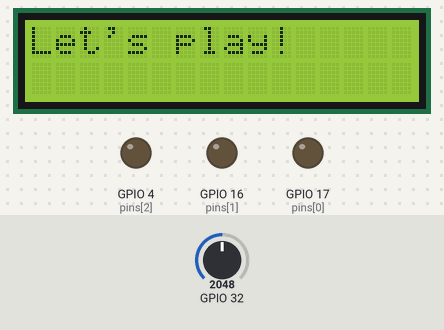
The sketch below on a simulated ESP32. Shown: 16×2 character LCD, output pins drawn as LEDs (lit = HIGH). The test bench sets the inputs (shaded band); at power-on: GPIO 32 = 2048. Random numbers use the default seed unless the sketch sets one; what the sketch prints to the serial monitor is not drawn.

Above: at 0.1 s.
At 3.1 s:
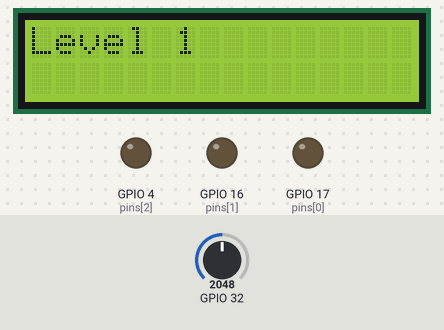
At 10.7 s:
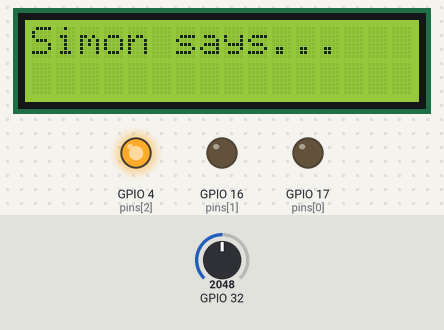
At 18.0 s:
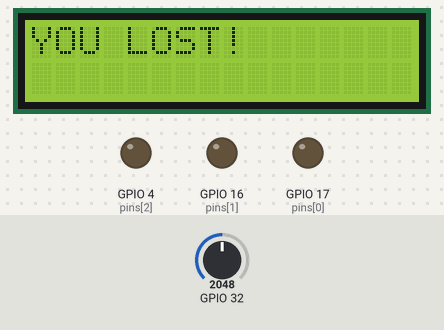
At 36.2 s:
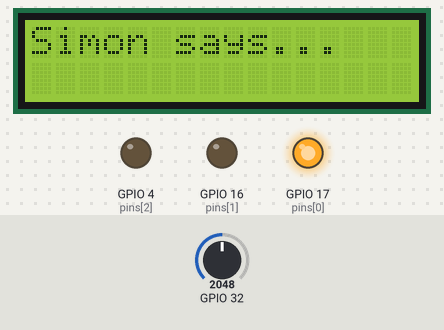
At 39.86 s:
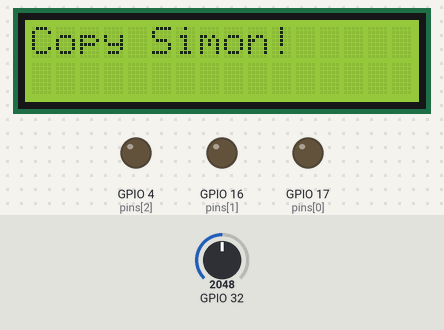
Timing chart, 0 to 40.0 s (numbered marks = the images above):
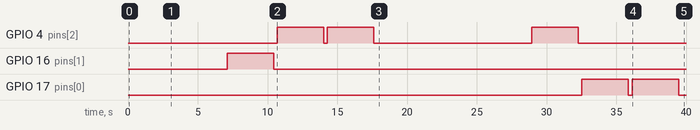

Measured:
- by itself, GPIO 4 (pins[2]): goes HIGH 3.3 s, LOW 0.27 s, HIGH 3.3 s, LOW 11.3 s, HIGH 3.3 s, then LOW
- by itself, GPIO 16 (pins[1]): LOW → HIGH at 7.1 s, → LOW 3.3 s later
- by itself, GPIO 17 (pins[0]): LOW → HIGH at 32.5 s, → LOW 3.3 s later, → HIGH 0.27 s later, → LOW 3.3 s later, … (4 changes in this stretch)
- what the display in image 1 shows lasts 4.0 s, from 3.1 s to 7.1 s
- what the display in image 2 shows lasts 10.8 s, from 7.1 s to 17.9 s
- what the display in image 3 shows lasts 7.0 s, from 17.9 s to 24.9 s

The sketch:

SimonSaysCode.ino
```cpp
#include <Wire.h>
#include <LiquidCrystal_I2C.h>

int pin1, pin2; //Used to map LEDS through Pin connections
int maxlevel = 6;
int maxseconds = 4000;
int secondperlabel = 4000/6;

/*
Basic outline of game:

- There are 7 levels, it goes faster each time, and adds one more light it shows
- User has unlimited time to press after the sequence has been shown

*/

// Initialize the LCD with I2C address 0x27 (common for many LCDs), and set the SDA and SCL pins
LiquidCrystal_I2C lcd(0x27, 16, 2);  // Change the address to match your LCD if needed

// NOTE: path corresponds to the GPIO pins attached to the LED
int pins[3] = {17,16,4}; // 17: PATH 0, 16: PATH 1, 4: PATH 2

// 'Start' and 'end' pin attachments to LED
int start[6]= {0,0,2,1,1,2};
int end[6]={1,2,0,2,0,1};


void reset() {
  for (int i = 0; i < 3; i++) {
    pinMode(pins[i], OUTPUT);  // Set all pins as OUTPUT initially
    digitalWrite(pins[i], LOW);  // Ensure all LEDs are off initially
  }
}

// Flashes LED
void flash (int startpath, int endpath){
  for (int i = 0; i< 3; i++){
    if (i == startpath){
      digitalWrite(pins[startpath], HIGH);
    }
    if (i == endpath){
      digitalWrite(pins[endpath], LOW);
    }
    if (i != startpath && i!= endpath){
      pinMode(pins[i], INPUT);
    }
  }
}

// Generates two random numbers (that correspond to GPIO pins, that is then mapped to LED)
void generaterandompins(){
  //Generate two random numbers (they can not be the same)
  pin1 = random(0,3);
  pin2 = pin1;
  while (pin2== pin1){
    pin2= random(0,3);
  }

}

void printpins(){
  // Print both pin values
  Serial.print("Pin 1: ");
  Serial.print(pin1);   // Print value of pin1
  Serial.print(", Pin 2: ");
  Serial.println(pin2); // Print value of pin2 with a newline at the end
}

// Uses Analog pin to determine corresponding button pressed
int waitforcorrectbutton(int expectedPin){
  expectedPin++;
  //you can take however long you want, as long as the buttons are pressed in the correct order

  while (true){
    int rawValue = analogRead(32); // Read the analog pin
    float voltage = rawValue * (3.3 / 4095.0);// Convert to voltage

    // Map voltage ranges to specific buttons
    if (voltage > 0.02 && voltage < 0.1) {
      Serial.print("Voltage: ");
      Serial.println(voltage,3); // Print the voltage
      if (expectedPin == 1) {
        return true; // Correct button pressed
      } else {
        return false; // Wrong button pressed
      }
    } else if (voltage > 0.1 && voltage < 0.3) {
      Serial.print("Voltage: ");
      Serial.println(voltage,3); // Print the voltage
      if (expectedPin == 2) {
        return true;
      } else {
        return false;
      }
    } else if (voltage > 0.3 && voltage < 0.8) {
      Serial.print("Voltage: ");
      Serial.println(voltage,3); // Print the voltage
      if (expectedPin == 5) {
        return true;
      } else {
        return false;
      }
    } else if (voltage > 0.8 && voltage < 1.2) {
      Serial.print("Voltage: ");
      Serial.println(voltage,3); // Print the voltage
      if (expectedPin == 3) {
        return true;
      } else {
        return false;
      }
    } else if (voltage > 1.2 && voltage < 1.8) {
      Serial.print("Voltage: ");
      Serial.println(voltage,3); // Print the voltage
      if (expectedPin == 6) {
        return true;
      } else {
        return false;
      }
    } else if (voltage > 1.8) {
      Serial.print("Voltage: ");
      Serial.println(voltage,3); // Print the voltage
      if (expectedPin == 4) {
        return true;
      } else {
        return false;
      }
    }
    delay(10);

  }
}

// Based on the GPIO pins, determine the LED flashed
int determineLEDflashed(int pin1, int pin2){
  for (int i = 0; i < 6; i++){
    if (start[i] == pin1 && end[i]== pin2){
      return i;
    }
  }
}

void printerror(){
  lcd.clear();  // Clear the LCD
  lcd.print("YOU LOST!");  // Display level on LCD for the user
}

void printwinmessage(){
  lcd.clear();
  lcd.print("YOU WON!");
}

void setup() {
  // Start I2C communication
  Wire.begin(21, 22);  // SDA -> GPIO21, SCL -> GPIO22

  // Initialize the LCD
  lcd.backlight();
  lcd.begin(16, 2);    // 16 columns and 2 rows
  lcd.print("Let's play!");  // Display message on LCD
  delay(3000);

  Serial.begin(9600);
  reset();
}

void loop() {
  int level =1 ; //keeps track of the level,starts at level one
  int sequenceLength = 3; // number of consecutive lights per level, increases by 1 each time


  while (level < maxlevel){
    lcd.clear();  // Clear the LCD for each level
    lcd.print("Level ");  // Display level on LCD for the user
    lcd.print(level);

    Serial.print("Level");
    Serial.println(level);

    delay(4000); // Delay before starting the game
    Serial.print(level);
    int leveldelay = maxseconds - (level*secondperlabel);
    int ledsFlashed[10];

    for (int i = 0; i < sequenceLength; i++){
      lcd.clear();  // Clear the LCD for each level
      lcd.print("Simon says... ");

      //generate a new number
      generaterandompins();
      printpins();
      flash(pin1, pin2);
      //based on the pins, map to LED, and add to list of LED flashed
      ledsFlashed[i] = determineLEDflashed(pin1,pin2);

      Serial.print("LED flashed ");
      Serial.println(ledsFlashed[i]);

      delay(leveldelay); // falsh the light for the generated time

      reset(); //reset IO pins
      //delay between each light is 1 second
      delay(250);
    }

    //we poll for the pressed button
    for (int i = 0; i < sequenceLength; i++){
      lcd.clear();  // Clear the LCD for each level
      lcd.print("Copy Simon! ");
      bool correctbutton;
      Serial.print("Checking if this LED is pressed:  ");
      Serial.println(ledsFlashed[i]);
      correctbutton = waitforcorrectbutton(ledsFlashed[i]);
      Serial.print("Status: ");
      Serial.println(correctbutton);


      if (!correctbutton){
        //print error and restart
        printerror();
        delay(7000);
        return;
      }
      delay(250);
    }

    sequenceLength++;
    level++;
  }

  // At this point user made it through all levels
  printwinmessage();
  delay(7000);
}
```
